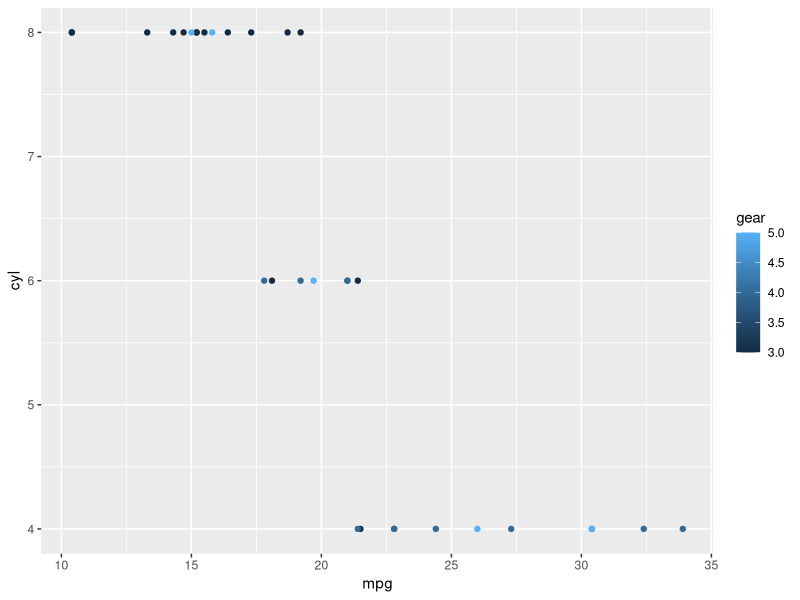

R code for this plot:
## ---- chunk 1
#| column: page

knitr::kable(
  mtcars[1:6, 1:10]
)
## ---- chunk 2
library("ggplot2")
ggplot(data=mtcars)+
    geom_point(aes(x=mpg,y=cyl,color=gear))
